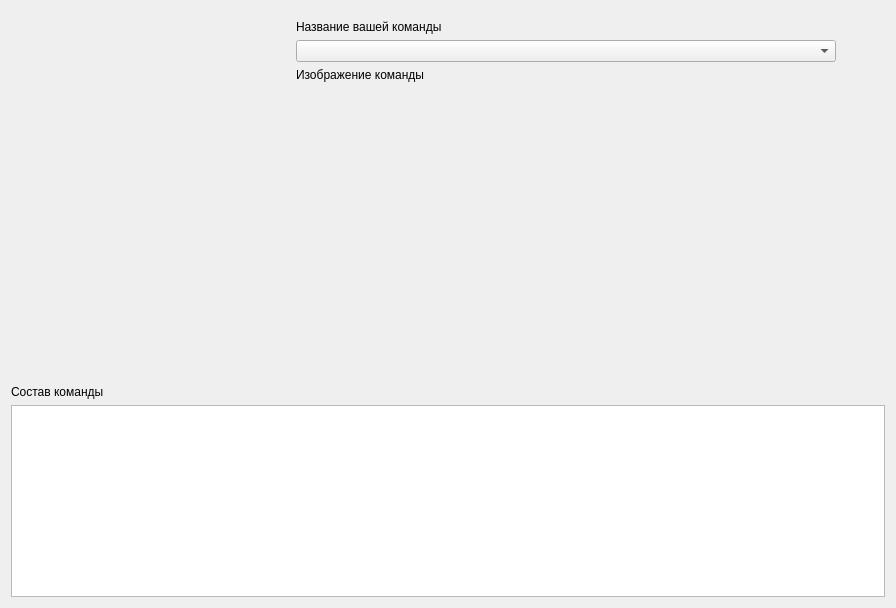
          <widget class="QWidget" name="pageUserAccount">
           <layout class="QGridLayout" name="gridLayout_5">
            <item row="0" column="0">
             <widget class="QWidget" name="widget_18" native="true">
              <layout class="QGridLayout" name="gridLayout_25">
               <item row="1" column="1">
                <widget class="QComboBox" name="nameUserAccComboBox">
                 <property name="sizePolicy">
                  <sizepolicy hsizetype="Expanding" vsizetype="Fixed">
                   <horstretch>0</horstretch>
                   <verstretch>0</verstretch>
                  </sizepolicy>
                 </property>
                 <property name="minimumSize">
                  <size>
                   <width>540</width>
                   <height>0</height>
                  </size>
                 </property>
                 <property name="maximumSize">
                  <size>
                   <width>16777215</width>
                   <height>16777215</height>
                  </size>
                 </property>
                </widget>
               </item>
               <item row="1" column="2">
                <spacer name="horizontalSpacer_30">
                 <property name="orientation">
                  <enum>Qt::Horizontal</enum>
                 </property>
                 <property name="sizeHint" stdset="0">
                  <size>
                   <width>40</width>
                   <height>20</height>
                  </size>
                 </property>
                </spacer>
               </item>
               <item row="0" column="0" rowspan="4">
                <widget class="QLabel" name="label_36">
                 <property name="minimumSize">
                  <size>
                   <width>270</width>
                   <height>350</height>
                  </size>
                 </property>
                 <property name="maximumSize">
                  <size>
                   <width>200</width>
                   <height>16777215</height>
                  </size>
                 </property>
                 <property name="text">
                  <string/>
                 </property>
                </widget>
               </item>
               <item row="2" column="1">
                <widget class="QLabel" name="label_93">
                 <property name="text">
                  <string>Изображение команды</string>
                 </property>
                </widget>
               </item>
               <item row="3" column="1">
                <spacer name="verticalSpacer_12">
                 <property name="orientation">
                  <enum>Qt::Vertical</enum>
                 </property>
                 <property name="sizeHint" stdset="0">
                  <size>
                   <width>20</width>
                   <height>40</height>
                  </size>
                 </property>
                </spacer>
               </item>
               <item row="0" column="1">
                <widget class="QLabel" name="label_95">
                 <property name="text">
                  <string>Название вашей команды</string>
                 </property>
                </widget>
               </item>
              </layout>
             </widget>
            </item>
            <item row="1" column="0">
             <widget class="QLabel" name="label_35">
              <property name="text">
               <string>Состав команды</string>
              </property>
             </widget>
            </item>
            <item row="2" column="0">
             <widget class="QTableView" name="tableTeamAccUser"/>
            </item>
           </layout>
          </widget>
